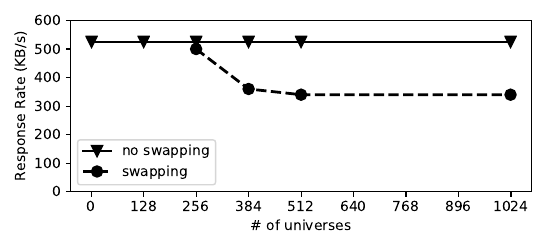

Here is the Python script that generated this plot:
from matplotlib.backends.backend_pdf import PdfPages
import matplotlib.pyplot as plt
import numpy as np

fig = plt.figure(1, figsize=(5.5,2.5))
ax = fig.add_subplot(111)

ax.set_xlabel("# of universes")
ax.set_ylabel("Response Rate (KB/s)")

x_values = [1, 128, 256, 384, 512, 1023]

ax.set_xticks(np.arange(0, 1025, 128))
ax.set_yticks(np.arange(0, 650, 100))
ax.set_ylim([0,600])
ax.plot(x_values, [525, 525, 525, 525, 525, 525], '-kv', linewidth=2, markersize=8,
               label="no swapping")

ax.plot([256, 384, 512, 1023], [500, 360, 340, 340], '--ko', linewidth=2, markersize=8,
                label="swapping")

plt.legend()
plt.tight_layout()
pp = PdfPages('stress.pdf')
pp.savefig(fig)
pp.close()

plt.show()
